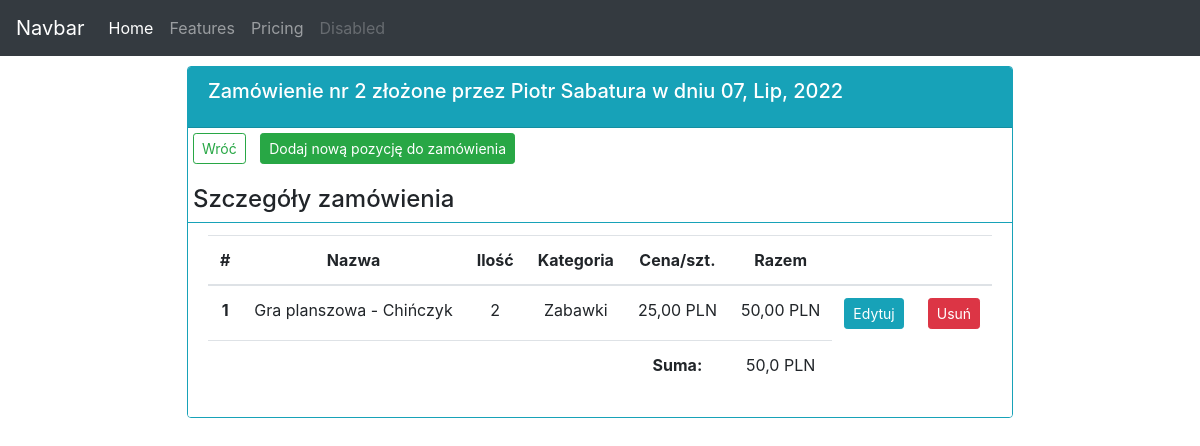
The page /orders/2/ on the database as committed earlier.
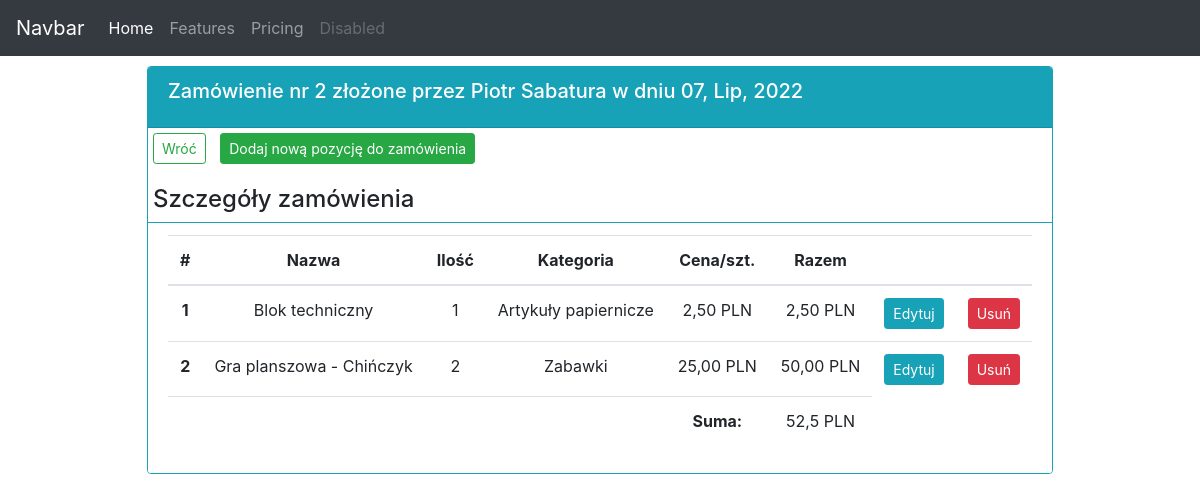
The same page on the database as committed later.
### order_app/models.py (models this page shows, shortened)
class OrderProduct(models.Model):
    order = models.ForeignKey(Order, on_delete=models.CASCADE)
    product = models.ForeignKey(Product, on_delete=models.CASCADE)
    quantity = models.PositiveIntegerField()

class Product(models.Model):
    CATEGORY = (
        ('Artykuły papiernicze', 'Artykuły papiernicze'),
        ('Zabawki', 'Zabawki')
    )
    name = models.CharField(max_length=200, null=True)
    price = models.FloatField(null=True)
    category = models.CharField(max_length=200, choices=CATEGORY, null=True)
    description = models.CharField(max_length=500, null=True)
    quantity = models.PositiveIntegerField(default=0, null=True, blank=True)
    delivered = models.BooleanField(default=False)
    def __str__(self):
        return f"{self.name}"

### order_app/views.py (the view)
# urls.py: path('orders/<int:order_pk>/', orderView, name='order'),
def orderView(request, order_pk):
    all_products = OrderProduct.objects.all().annotate(total_price=F('quantity')*F('product__price'))
    order_products = all_products.filter(order=Order.objects.get(id=order_pk)).order_by('product__name')
    order_total_value = order_products.aggregate(Sum('total_price'))
    order = Order.objects.get(id=order_pk)
    context = {'order_products': order_products,
               'order': order,
               'order_pk': order_pk,
               'order_total_value': order_total_value,
               }
    template = 'order_app/order.html'
    return render(request, template, context)

### order_app/models.py (called while the page is built)
    def __str__(self):
        return f"{self.name.title()} {self.surname.title()}"

    def __str__(self):
        return f"{self.id}"

### order_app/templates/order_app/order.html (shortened to what this page needs)
{% extends 'order_app/base.html' %}
{% block content %}
<div class="row">
    <div class="col-md d-flex justify-content-center">
      <div class="card border-info" style="margin: 10px;">
        <div class="card-header bg-info text-white">
          <h5 class="card-title">Zamówienie nr {{ order }}
          złożone przez {{ order.employee }}
          w dniu {{ order.date_created|date:"d, M, Y" }}</h5>
        </div>
          <p>
            <a class="btn btn-outline-success btn-sm" style="margin: 5px;" href="{% url 'order_app:orders' %}">Wróć</a>
            <a class="btn btn-success btn-sm" style="margin: 5px;"
               href="{% url 'order_app:add_order_product' order.id %}">Dodaj nową pozycję do zamówienia</a>
          </p>
          <h4 style="margin-left: 5px;">Szczegóły zamówienia</h4>
          <ul class="list-group list-group-flush">
            <li class="list-group-item border-info">
              <table class="table">
                <thead>
                  <tr class="text-center">
                    <th scope="col">#</th>
                    <th scope="col">Nazwa</th>
                    <th scope="col">Ilość</th>
                    <th scope="col">Kategoria</th>
                    <th scope="col">Cena/szt.</th>
                    <th scope="col">Razem</th>
                    <th scope="col"></th>
                    <th scope="col"></th>
                  </tr>
                </thead>
                <tbody>
                  {% for order_product in order_products %}
                  <tr class="text-center">
                    <th scope="row">{{forloop.counter}}</th>
                    <td>{{ order_product.product }}</td>
                    <td>{{ order_product.quantity }}</td>
                    <td>{{ order_product.product.category }}</td>
                    <td>{{ order_product.product.price|floatformat:2 }} PLN</td>
                    <td>{{ order_product.total_price|floatformat:2 }} PLN</td>
                    <td><a class="btn btn-sm btn-info" href="{% url 'order_app:edit_order_product' order_product.id %}">Edytuj</a></td>
                    <td><a class="btn btn-sm btn-danger" href="{% url 'order_app:delete_order_product' order_product.id %}">Usuń</a></td>
                  </tr>
                {% endfor %}
                  <tr class="text-center">
                    <td></td>
                    <td></td>
                    <td></td>
                    <td></td>
                    <td><b>Suma:</b></td>
                    <td>{{ order_total_value.total_price__sum }} PLN</td>
                  </tr>
              </table>
            </li>
          </ul>
        </div>
      </div>
    </div>
{% endblock content %}

Rows that differ between the two databases and show on the page:
added OrderProduct: product "Blok techniczny", quantity "1", product.category "Artykuły papiernicze", product.price "2,50", total_price "2,50"
Other text that changed with them:
{{ order_total_value.total_price__sum }}: "50,0" → "52,5"
